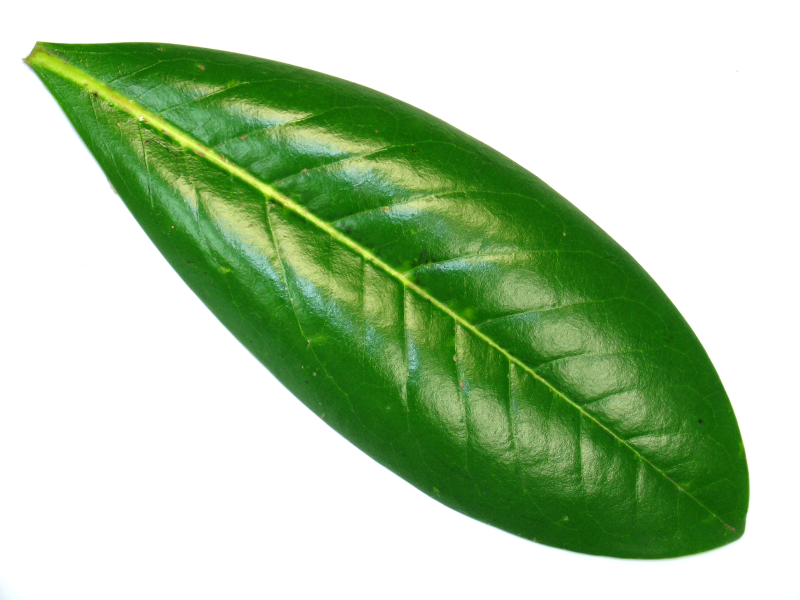
%> input picture Training_Images/Species_1/1.jpg, 1600 x 1200 px (shown at 1/2 size); its folder holds only this picture in this run
$ octave --eval "FeatureExtractDatabase;"   (GNU Octave 9; MATLAB toolbox functions it lacks are replaced by stand-ins)
%> lines starting %> are read from the running program, lines starting %| are printed output that depends on the picture; in (x1, y1, x2, y2) boxes, pixels count from 0 and x2, y2 are one past the last pixel; in counts of white or black regions, pixels touching at a corner belong together; the program's own positions count from 1
function FeatureExtractDatabase()
%% This function is used to store Features of database images.

trn_im = [];
im_set = [];
numImages = [];
fam_idx = [];
Imagepath = {};
Tmp_Cnt = 1;
count = 1;

str = 'Training_Images/';
base = str;
im_dirs = dir(base);
numDirs = size(im_dirs,1)-2;

for i = 1:numDirs
    str = strcat(base,'Species_',int2str(i),'/');
    imDir = dir(str);
    numImgs = size(imDir,1)-2;

    for j = 1:numImgs
        % Save family Index
        fam_idx = [fam_idx;i];

        % Read in each image
        strTrn = strcat(str,int2str(j),'.jpg');
        Imagepath{Tmp_Cnt} = strTrn;
        Tmp_Cnt = Tmp_Cnt + 1;
        im = imread(strTrn);
%> im is the input picture: size 1200x1600x3 uint8; mean R, G, B 177.2, 202.9, 166.8

        % Determine whether or not image is already a grayscale image
        flag = isgray(im);
%> flag = false

        % If image is not grayscale image make it a grayscale image
        if ~flag
            im = rgb2gray(im);
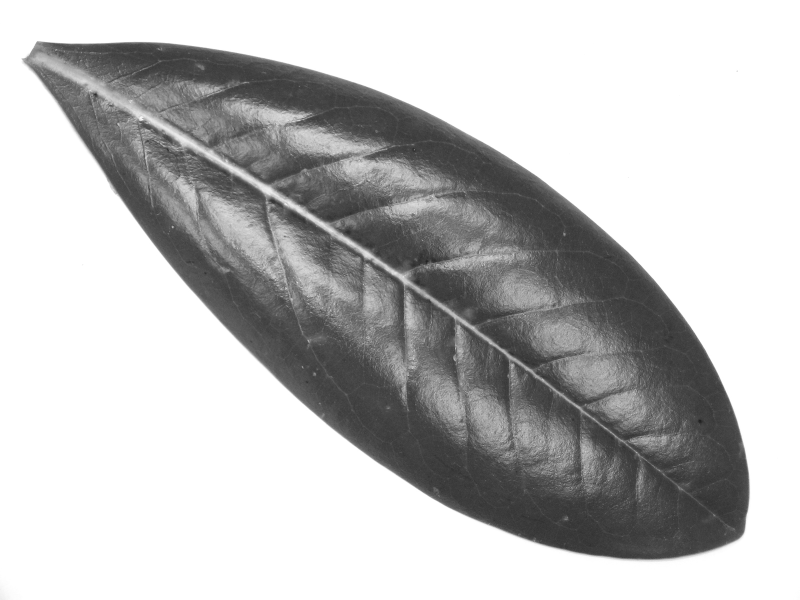
%> im: size 1200x1600 uint8 (shown at 1/2 size); min 27, max 255, mean 191.1
        end

        tmp_im = im;%imresize(im,[240 320]);

        %% Noise Removal
        img = tmp_im;
        nhood=[3 3];

        classChanged = 0;
        if ~isa(img, 'double')
            classChanged = 1;
            img = im2double(img);
        end

        % Estimate the local mean of f.
        localMean = filter2(ones(nhood), img) / prod(nhood);

        % Estimate of the local variance of f.
        localVar = filter2(ones(nhood), img.^2) / prod(nhood) - localMean.^2;
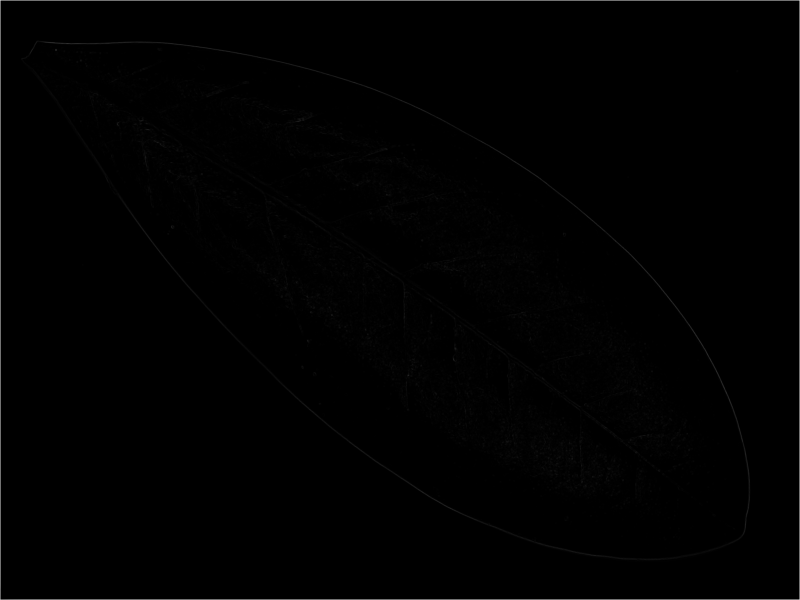
%> localVar: size 1200x1600 double (shown at 1/2 size); min -1.11e-16, max 0.247, mean 0.00121; drawn with min black and max white

        noise = mean2(localVar);
%> noise = 0.00121

        noise=max(noise,0.0001);

        % Computation is split up to minimize use of memory
        % for temp arrays.
        cleanimg = img - localMean;
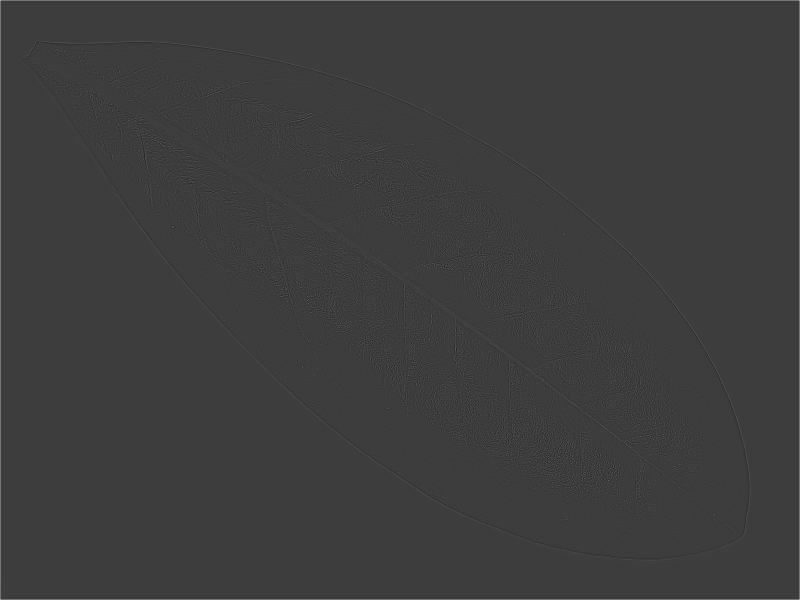
%> cleanimg: size 1200x1600 double (shown at 1/2 size); min -0.177, max 0.556, mean 0.000971; drawn with min black and max white
        img = localVar - noise;
        img = max(img, 0);
        localVar = max(localVar, noise);
        cleanimg = cleanimg ./ localVar;
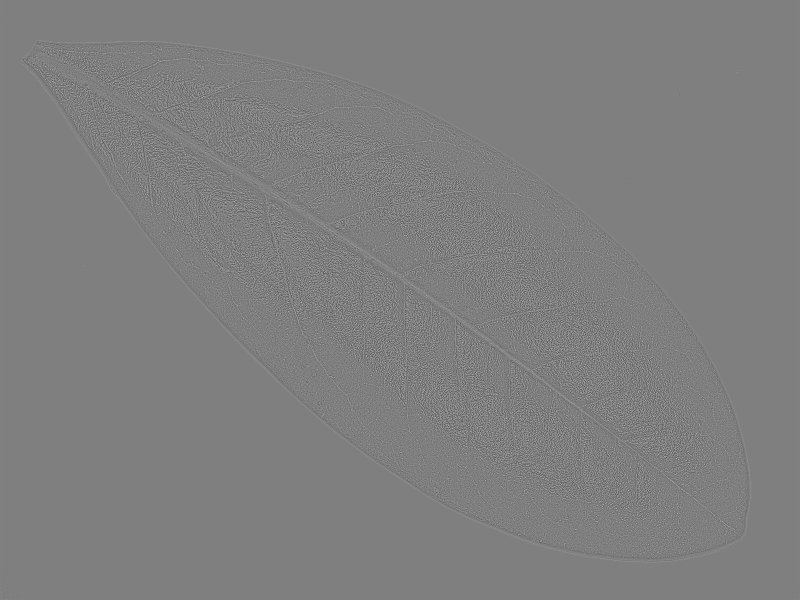
%> cleanimg: size 1200x1600 double (shown at 1/2 size); min -76.07, max 76.44, mean -0.1; drawn with min black and max white
        cleanimg = cleanimg .* img;
        cleanimg = cleanimg + localMean;

        if classChanged,
            cleanimg = im2uint8(cleanimg);
%> cleanimg: size 1200x1600 uint8
        end

        %% Feature Extraction

        % Edge detection using canny
        imageforareaperimeter = cleanimg;
        edgedetectedimg = edge(imageforareaperimeter,'canny');
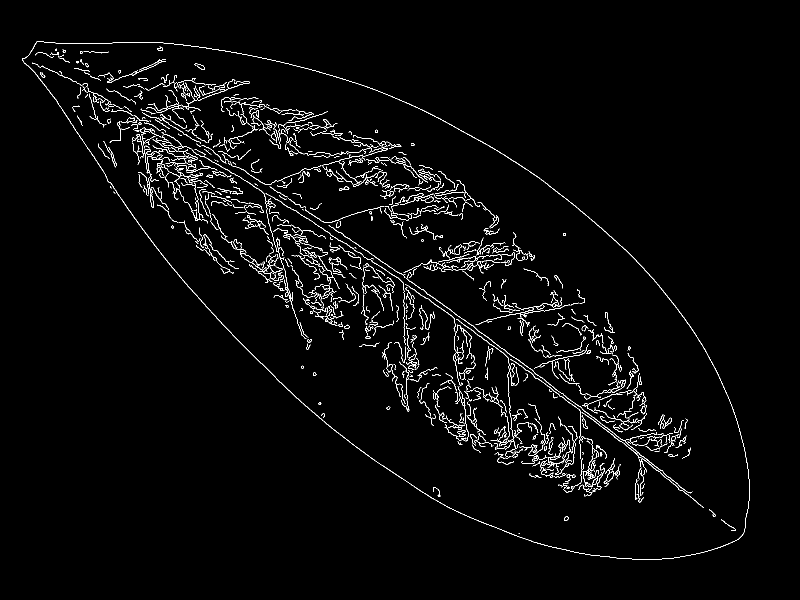
%> edgedetectedimg: size 1200x1600 logical (shown at 1/2 size); 2.4% white in thin lines or dots, all inside (x1, y1, x2, y2) = (44, 82, 1499, 1120)

        % Thinning using morphology
        Thinned_Image = bwmorph(edgedetectedimg,'thin');
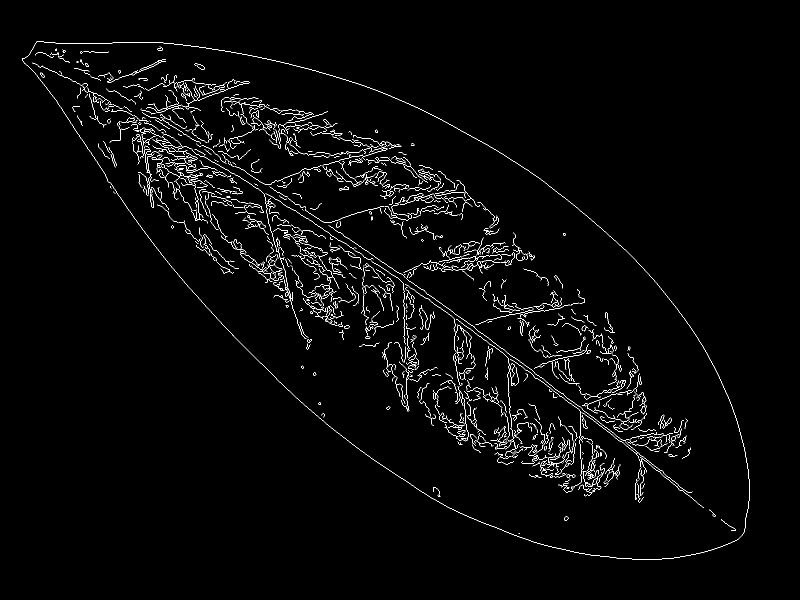
%> Thinned_Image: size 1200x1600 logical (shown at 1/2 size); 1.9% white in thin lines or dots, all inside (x1, y1, x2, y2) = (44, 82, 1499, 1120)

        % Filling the image so as to get one complete blob.
        diskEnt1 = strel('disk',24); % radius of 4
        closedimg = imclose(Thinned_Image,diskEnt1);
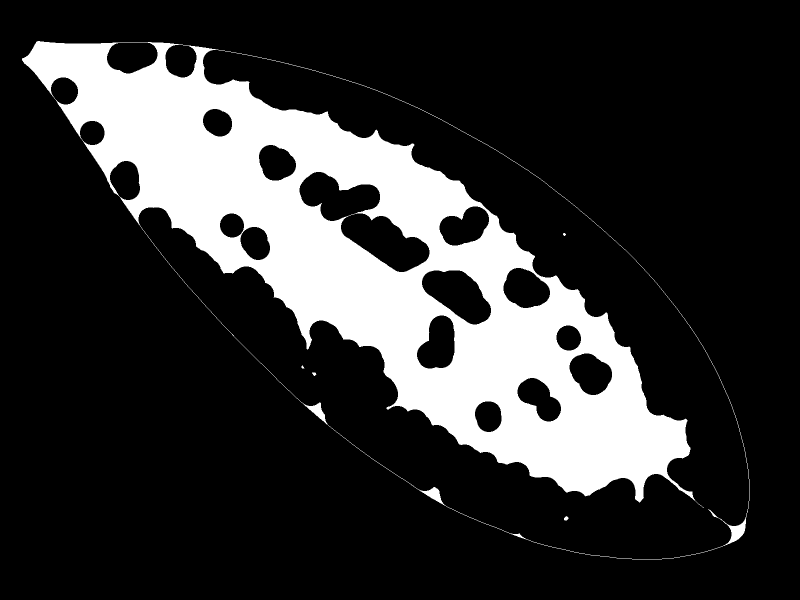
%> closedimg: size 1200x1600 logical (shown at 1/2 size); 20% white; 5 white regions, box (x1, y1, x2, y2) and area: (44, 82, 1499, 1120) 383778, (1128, 1032, 1137, 1041) 57, (624, 745, 633, 752) 41, (1126, 466, 1132, 472) 26, (603, 731, 609, 737) 24

        % Finding out the area and perimeter of the image.
        Area_Perimeter = regionprops(closedimg, 'area', 'perimeter');
%> Area_Perimeter = 5 regions; Area and Perimeter: 383778 3844.4, 57 24.54, 41 21.64, 26 14.99, 24 16.01

        % Sorting to find the area of the biggest blob in case of small blobs
        % appearing on the image.
        try
            Area = max(Area_Perimeter.Area);
            Perimeter = max(Area_Perimeter.Perimeter);
        catch
            for i = 1:size(Area_Perimeter,1)
                Area_temp(i) = Area_Perimeter(i).Area;
                Peri_temp(i) = Area_Perimeter(i).Perimeter;
            end
%> this loop made 5 passes
%> after the loop, Area_temp = [383778 24 41 26 57]; Peri_temp = [3844.4 16.01 21.64 14.99 24.54]

            Area = max(Area_temp);
%> Area = 383778
            Perimeter = max(Peri_temp);
%> Perimeter = 3844.4
        end

        %Texture analysis using glcm
        contrast=graycoprops(graycomatrix(closedimg),'contrast');
%> contrast = {Contrast 0.00465}
        energy=graycoprops(graycomatrix(closedimg),'energy');
%> energy = {Energy 0.675}
        homogeneity=graycoprops(graycomatrix(closedimg),'homogeneity');
%> homogeneity = {Homogeneity 0.998}

        % Sorting to find the texture of the biggest blob in case of small blobs
        % appearing on the image.

        try
            Contrast=max(contrast.Contrast);
%> Contrast = 0.00465
            Energy=max(energy.Energy);
%> Energy = 0.675
            Homogeneity=max(homogeneity.Homogeneity);
%> Homogeneity = 0.998
        catch
            for i=1:size(contrast,1)
                cont_temp(i)=max(contrast(i).Contrast);
                Contrast=max(cont_temp);
            end
            for i=1:size(energy,1)
                ener_temp(i)=max(energy(i).Energy);
                Energy=max(ener_temp);
            end
            for i=1:size(homogeneity,1)
                homo_temp(i)=max(homogeneity.Homogeneity);
                Homogeneity=max(homo_temp);
            end

        end

        % Gray Level Histogram
        % Computing and plotting the histogram
        grayImage = cleanimg;
        [pixelCount grayLevels] = imhist(grayImage);
%> pixelCount = 256 values, max 1104094 at index 256, min 0 at index 1, mean 7500; grayLevels = 256 values from 0 to 255

        % Calculate the grey level average
        meanGL = sum(pixelCount .* grayLevels) / sum(pixelCount);
%> meanGL = 191.1
        meanBinHeight = mean(pixelCount);
%> meanBinHeight = 7500

        % Storing all extracted features in a MAT file.
        feature_ext{count,1} = strTrn;
        feature_ext{count,2} = Area;
        feature_ext{count,3} = Perimeter;
        feature_ext{count,4} = Contrast;
        feature_ext{count,5} = Energy;
        feature_ext{count,6} = Homogeneity;
        feature_ext{count,7} = meanGL;
        count = count + 1;

    end
end
%> pass 2 of the loop in FeatureExtractDatabase, `for i = 1:numDirs`:
%> str = 'Training_Images/Species_2/'
%> fam_idx = [1; 2]
%> strTrn = 'Training_Images/Species_2/1.jpg'
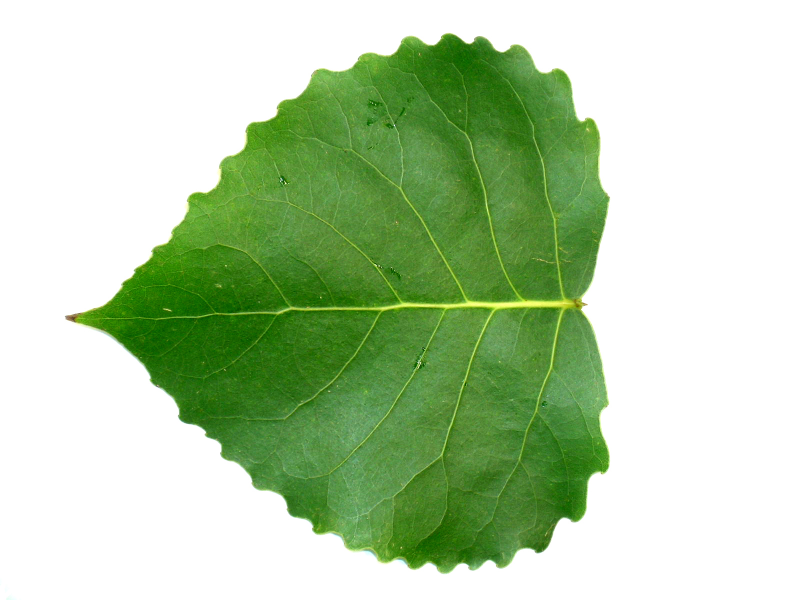
%> input picture Training_Images/Species_2/1.jpg, 1600 x 1200 px (shown at 1/2 size)
%> in FeatureExtractDatabase, im is the input picture: size 1200x1600x3 uint8; mean R, G, B 183.4, 207.7, 170.8
%> im: size 1200x1600 uint8
%> noise = 0.00104
%> in FeatureExtractDatabase, `edgedetectedimg = edge(imageforareaperimeter,'canny');`:
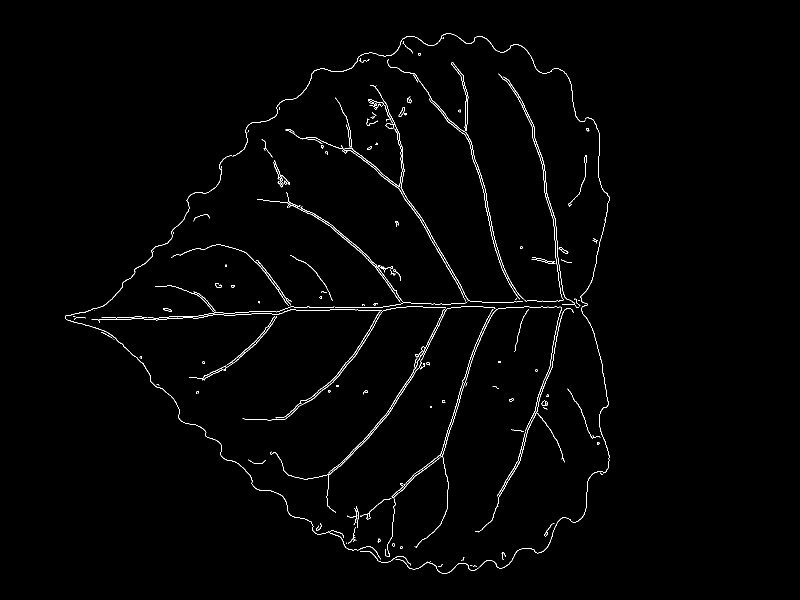
%> edgedetectedimg: size 1200x1600 logical (shown at 1/2 size); 1.1% white in thin lines or dots, all inside (x1, y1, x2, y2) = (130, 67, 1220, 1148)
%> in FeatureExtractDatabase, `closedimg = imclose(Thinned_Image,diskEnt1);`:
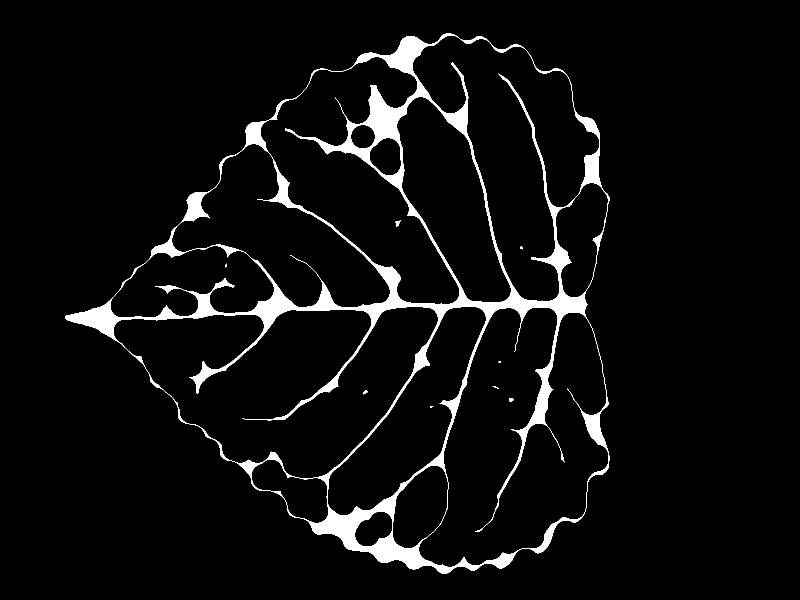
%> closedimg: size 1200x1600 logical (shown at 1/2 size); 4.9% white; 9 white regions (3 under 20 px), largest, box (x1, y1, x2, y2) and area: (130, 67, 1220, 1148) 94691, (791, 441, 802, 454) 74, (1018, 797, 1027, 803) 48, (726, 780, 735, 789) 44, (1040, 493, 1046, 499) 23, (985, 772, 998, 777) 21
%> Area_Perimeter = 9 regions; largest, Area and Perimeter: 94691 3720.5, 74 35.48, 48 22.45, 44 23.44, 23 16.1
%> the loop in FeatureExtractDatabase, `for i = 1:size(Area_Perimeter,1)` made 9 passes
%> after the loop in FeatureExtractDatabase, `for i = 1:size(Area_Perimeter,1)`: Area_temp = [94691 19 44 74 17 21 16 48 23]; Peri_temp = [3720.5 15.55 23.44 35.48 14.32 25.65 10.78 22.45 16.1]
%> in FeatureExtractDatabase, `Area = max(Area_temp);`: Area = 94691
%> in FeatureExtractDatabase, `Perimeter = max(Peri_temp);`: Perimeter = 3720.5
%> contrast = {Contrast 0.00741}
%> energy = {Energy 0.899}
%> homogeneity = {Homogeneity 0.996}
%> Contrast = 0.00741
%> Energy = 0.899
%> Homogeneity = 0.996
%> pixelCount = 256 values, max 1133031 at index 256, min 0 at index 1, mean 7500
%> meanGL = 196.2
%> pass 3 of the loop in FeatureExtractDatabase, `for i = 1:numDirs`:
%> str = 'Training_Images/Species_3/'
%> fam_idx = [1; 2; 3]
%> strTrn = 'Training_Images/Species_3/1.jpg'
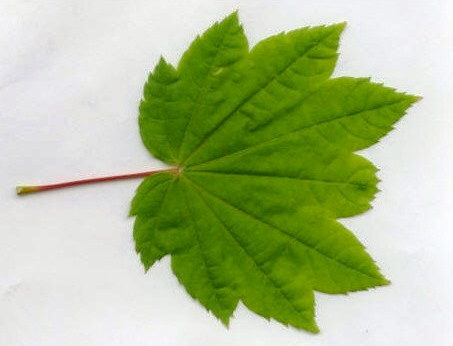
%> input picture Training_Images/Species_3/1.jpg, 453 x 346 px
%> in FeatureExtractDatabase, im is the input picture: size 346x453x3 uint8; mean R, G, B 174.6, 191.1, 143.1
%> im: size 346x453 uint8
%> localMean: size 346x453 double
%> noise = 0.00247
%> in FeatureExtractDatabase, `edgedetectedimg = edge(imageforareaperimeter,'canny');`:
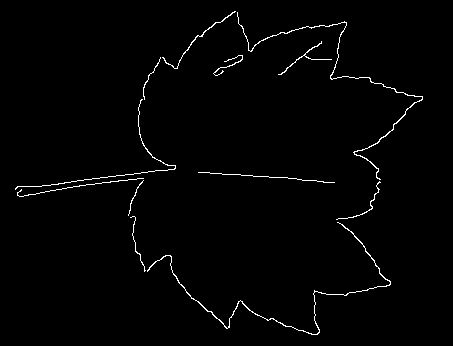
%> edgedetectedimg: size 346x453 logical; 1.4% white in thin lines or dots, all inside (x1, y1, x2, y2) = (15, 11, 423, 335)
%> in FeatureExtractDatabase, `closedimg = imclose(Thinned_Image,diskEnt1);`:
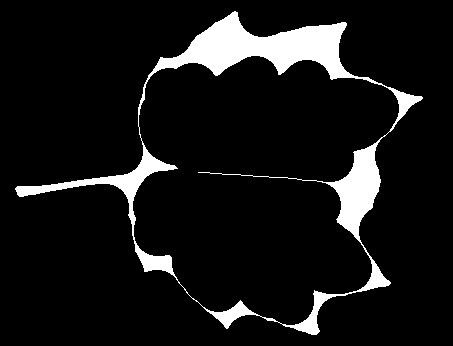
%> closedimg: size 346x453 logical; 8.7% white; 1 white region, box (x1, y1, x2, y2) and area: (15, 11, 423, 335) 13696
%> Area_Perimeter = 1 region; Area and Perimeter: 13696 1331.4
%> in FeatureExtractDatabase, `Area = max(Area_Perimeter.Area);`: Area = 13696
%> in FeatureExtractDatabase, `Perimeter = max(Area_Perimeter.Perimeter);`: Perimeter = 1331.4
%> contrast = {Contrast 0.0089}
%> energy = {Energy 0.831}
%> Contrast = 0.0089
%> Energy = 0.831
%> pixelCount = 256 values, max 5930 at index 233, min 0 at index 1, mean 612.3
%> meanGL = 180.7
%> meanBinHeight = 612.3

save FeaturesExtracted.mat feature_ext;

end
